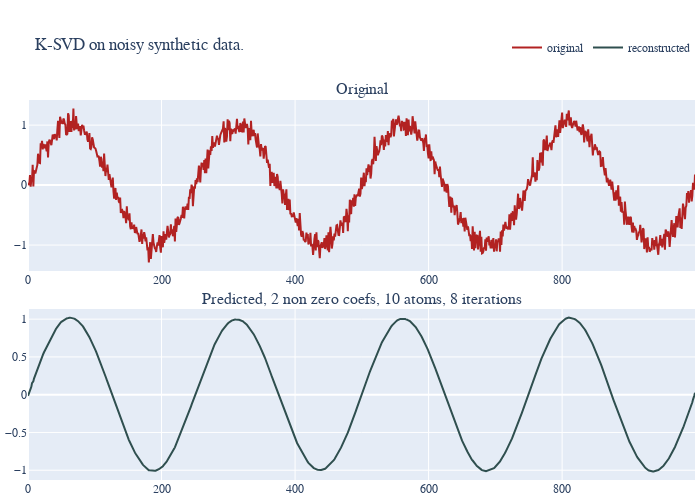

Notebook code for this chart:
### Code cell
fig = plot_original_pred(save_path="images/noisy_sinus.pdf", y_pred=pred, y_true=measure, n_coefs=2, K=10, n_iter=ksvd.n_iter, title="K-SVD on noisy synthetic data.")

### Figure 1 — Plotly figure (JSON) as saved in the notebook; plotly's stock layout.template omitted (floating-point values rounded to 4 significant figures; data arrays with more than 128 entries replaced by an {"elided": "..."} marker saying what was removed)
{"data": [{"line": {"color": "firebrick"}, "name": "original", "type": "scatter", "x": {"elided": "1000 int values"}, "xaxis": "x", "y": {"elided": "1000 float values"}, "yaxis": "y"}, {"line": {"color": "darkslategray"}, "name": "reconstructed", "type": "scatter", "x": {"elided": "1000 int values"}, "xaxis": "x2", "y": {"elided": "1000 float values"}, "yaxis": "y2"}], "layout": {"annotations": [{"font": {"size": 16}, "showarrow": false, "text": "Original", "x": 0.5, "xanchor": "center", "xref": "paper", "y": 1, "yanchor": "bottom", "yref": "paper"}, {"font": {"size": 16}, "showarrow": false, "text": "Predicted, 2 non zero coefs, 10 atoms, 8 iterations", "x": 0.5, "xanchor": "center", "xref": "paper", "y": 0.45, "yanchor": "bottom", "yref": "paper"}], "font": {"family": "Serif"}, "height": 500, "legend": {"orientation": "h", "x": 1, "xanchor": "right", "y": 1.1, "yanchor": "bottom"}, "margin": {"b": 5, "l": 5, "r": 5, "t": 100}, "showlegend": true, "title": {"text": "K-SVD on noisy synthetic data."}, "width": 700, "xaxis": {"anchor": "y", "domain": [0, 1]}, "xaxis2": {"anchor": "y2", "domain": [0, 1]}, "yaxis": {"anchor": "x", "domain": [0.55, 1]}, "yaxis2": {"anchor": "x2", "domain": [0, 0.45]}}}
